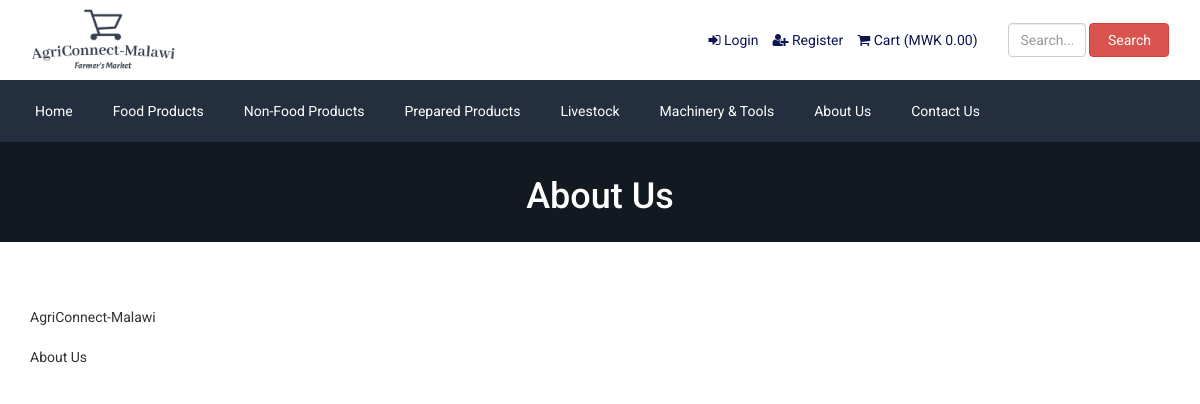
Page /about.php (signed in) on the committed database.
### tables this page shows
CREATE TABLE IF NOT EXISTS `tbl_top_category` (
  `tcat_id` int NOT NULL AUTO_INCREMENT,
  `tcat_name` varchar(255) NOT NULL,
  `show_on_menu` int NOT NULL,
  PRIMARY KEY (`tcat_id`)
);

CREATE TABLE IF NOT EXISTS `tbl_page` (
  `id` int NOT NULL AUTO_INCREMENT,
  `about_title` varchar(255) NOT NULL,
  `about_content` text NOT NULL,
  `about_banner` varchar(255) NOT NULL,
  `about_meta_title` varchar(255) NOT NULL,
  `about_meta_keyword` text NOT NULL,
  `about_meta_description` text NOT NULL,
  `faq_title` varchar(255) NOT NULL,
  `faq_banner` varchar(255) NOT NULL,
  `faq_meta_title` varchar(255) NOT NULL,
  `faq_meta_keyword` text NOT NULL,
  `faq_meta_description` text NOT NULL,
  `blog_title` varchar(255) NOT NULL,
  `blog_banner` varchar(255) NOT NULL,
  `blog_meta_title` varchar(255) NOT NULL,
  `blog_meta_keyword` text NOT NULL,
  `blog_meta_description` text NOT NULL,
  `contact_title` varchar(255) NOT NULL,
  `contact_banner` varchar(255) NOT NULL,
  `contact_meta_title` varchar(255) NOT NULL,
  `contact_meta_keyword` text NOT NULL,
  `contact_meta_description` text NOT NULL,
  `pgallery_title` varchar(255) NOT NULL,
  `pgallery_banner` varchar(255) NOT NULL,
  `pgallery_meta_title` varchar(255) NOT NULL,
  `pgallery_meta_keyword` text NOT NULL,
  `pgallery_meta_description` text NOT NULL,
  `vgallery_title` varchar(255) NOT NULL,
  `vgallery_banner` varchar(255) NOT NULL,
  `vgallery_meta_title` varchar(255) NOT NULL,
  `vgallery_meta_keyword` text NOT NULL,
  `vgallery_meta_description` text NOT NULL,
  PRIMARY KEY (`id`)
);

### about.php (the view)
<?php require_once('header.php'); ?>
<?php
$statement = $pdo->prepare("SELECT * FROM tbl_page WHERE id=1");
$statement->execute();
$result = $statement->fetchAll(PDO::FETCH_ASSOC);
foreach ($result as $row) {
   $about_title = $row['about_title'];
    $about_content = $row['about_content'];
    $about_banner = $row['about_banner'];
}
?>
<div class="page-banner" style="background-image: url(assets/uploads/<?php echo $about_banner; ?>);">
    <div class="inner">
        <h1><?php echo $about_title; ?></h1>
    </div>
</div>
<div class="page">
    <div class="container">
        <div class="row">
            <div class="col-md-12">
                <p>
                    <?php echo $about_content; ?>
                </p>
            </div>
        </div>
    </div>
</div>

### header.php (shortened to what this page needs)
<?php
include("admin/inc/config.php");
?>
<!DOCTYPE html>
<html lang="en">
<head>
	<link rel="stylesheet" href="assets/css/bootstrap.min.css">
	<link rel="stylesheet" href="assets/css/font-awesome.min.css">
	<link rel="stylesheet" href="assets/css/owl.carousel.min.css">
	<link rel="stylesheet" href="assets/css/owl.theme.default.min.css">
	<link rel="stylesheet" href="assets/css/jquery.bxslider.min.css">
    <link rel="stylesheet" href="assets/css/magnific-popup.css">
    <link rel="stylesheet" href="assets/css/rating.css">
	<link rel="stylesheet" href="assets/css/spacing.css">
	<link rel="stylesheet" href="assets/css/bootstrap-touch-slider.css">
	<link rel="stylesheet" href="assets/css/animate.min.css">
	<link rel="stylesheet" href="assets/css/tree-menu.css">
	<link rel="stylesheet" href="assets/css/select2.min.css">
	<link rel="stylesheet" href="assets/css/main.css">
	<link rel="stylesheet" href="assets/css/responsive.css">
	<?php
	$statement = $pdo->prepare("SELECT * FROM tbl_page WHERE id=1");
	$statement->execute();
	$result = $statement->fetchAll(PDO::FETCH_ASSOC);
		?>
</head>
<body>
<div class="header">
	<div class="container">
		<div class="row inner">
			<div class="col-md-4 logo">
				<a href="index.php"><img src="assets/img/logo6.jpeg" alt="logo image"></a>
			</div>
			<div class="col-md-6 right">
				<ul>
					<?php
					if(isset($_SESSION['customer'])) {
						?>
						<li><i class="fa fa-user"></i> <?php echo LANG_VALUE_13; ?> <?php echo $_SESSION['customer']['cust_name']; ?></li>
						<li><a href="logout.php"><i class="fa fa-sign-out"></i> <?php echo "Logout" ?></a></li>
						<li><a href="dashboard.php"><i class="fa fa-user" aria-hidden="true"></i> <?php echo "Profile"; ?></a></li>
						<?php
					} else {
						?>
						<li><a href="login.php"><i class="fa fa-sign-in"></i> <?php echo LANG_VALUE_9; ?></a></li>
						<li><a href="registration.php"><i class="fa fa-user-plus"></i> <?php echo LANG_VALUE_15; ?></a></li>
						<?php
					}
					?>
					<li><a href="cart.php"><i class="fa fa-shopping-cart"></i> <?php echo LANG_VALUE_18; ?> (<?php echo "MWK "; ?><?php
					if(isset($_SESSION['cart_p_id'])) {
						$table_total_price = 0;
						$i=0;
	                    foreach($_SESSION['cart_p_qty'] as $key => $value)
	                    {
	                        $i++;
	                        $arr_cart_p_qty[$i] = $value;
	                    }                    $i=0;
	                    foreach($_SESSION['cart_p_current_price'] as $key => $value)
	                    {
	                        $i++;
	                        $arr_cart_p_current_price[$i] = $value;
	                    }
	                    for($i=1;$i<=count($arr_cart_p_qty);$i++) {
	                    	$row_total_price = $arr_cart_p_current_price[$i]*$arr_cart_p_qty[$i];
	                        $table_total_price = $table_total_price + $row_total_price;
	                    }
						echo $table_total_price;
					} else {
						echo '0.00';
					}
					?>)</a></li>
				</ul>
			</div>
			<div class="col-md-4 search-area">
				<form class="navbar-form navbar-left" role="search" action="search-result.php" method="get">
					<div class="form-group">
						<input type="text" class="form-control search-top" placeholder="<?php echo "Search..."; ?>" name="search_text">
					</div>
					<button type="submit" class="btn btn-danger"><?php echo LANG_VALUE_3; ?></button>
				</form>
			</div>
		</div>
	</div>
</div>
<div class="nav">
	<div class="container">
		<div class="row">
			<div class="col-md-12 pl_0 pr_0">
				<div class="menu-container">
					<div class="menu">
						<ul>
							<li><a href="index.php">Home</a></li>
							<?php
							$statement = $pdo->prepare("SELECT * FROM tbl_top_category WHERE show_on_menu=1");
							$statement->execute();
							$result = $statement->fetchAll(PDO::FETCH_ASSOC);
							foreach ($result as $row) {
								?>
								<li><a href="product-category.php?id=<?php echo $row['tcat_id']; ?>&type=top-category"><?php echo $row['tcat_name']; ?></a>
								</li>
								<?php
							}
							?>
							<?php
							$statement = $pdo->prepare("SELECT * FROM tbl_page WHERE id=1");
							$statement->execute();
							$result = $statement->fetchAll(PDO::FETCH_ASSOC);
							foreach ($result as $row) {
								$about_title = $row['about_title'];
								$contact_title = $row['contact_title'];
							}
							?>
							<li><a href="about.php"><?php echo $about_title; ?></a></li>
							<li><a href="contact.php"><?php echo $contact_title; ?></a></li>
						</ul>
					</div>
				</div>
			</div>
		</div>
	</div>
</div>

### assets/css/main.css (style rules this page uses)
* { margin: 0; padding: 0; }
body { font-family: "Roboto", sans-serif; font-size: 14px; }
h1, h2, h3, h4, h5, h6 { font-family: "Roboto", sans-serif; }
a { text-decoration: none; }
.header { width: 100%; height: auto; background: #fff; }
.header .inner { height: auto; display: table; }
.header .logo { float: none; display: table-cell; vertical-align: middle; }
.header .logo img { max-width: 100%; height: 80px; }
.header .navbar-form .form-control { width: 300px; }
.header .search-area { float: none; display: table-cell; vertical-align: middle; }
.header .search-area .form-group { width: calc(100% - 84px); }
.header .search-area button { width: 80px; }
.header .search-area form { width: 100%; }
.header .right { float: none; display: table-cell; vertical-align: middle; padding-right: 0; }
.header .right ul { float: right; margin-bottom: 0; }
.header .right ul li { list-style-type: none; float: left; margin-left: 14px; color: #0d1452; }
.header .right ul li a { color: #0d1452; }
.header .navbar-form .search-top { width: 100%; }
.nav { background: #232f3e; }
.menu-container { width: 100%; margin: 0 auto; background: #232f3e; }
.menu > ul { margin: 0 auto; width: 100%; list-style: none; padding: 0; position: relative; box-sizing: border-box; }
.menu > ul:before, .menu > ul:after { content: ""; display: table; }
.menu > ul:after { clear: both; }
.menu > ul > li { float: left; padding: 0; margin: 0; }
.menu > ul > li a { text-decoration: none; padding: 1.5em 20px; display: block; color: #fff; }
.page-banner { width: 100%; height: auto; background-repeat: no-repeat; background-position: center center; -webkit-background-size: cover; background-size: cover; position: relative; padding-top: 15px; padding-bottom: 15px; overflow: hidden; }
.page-banner h1 { color: #fff; text-align: center; z-index: 999; position: relative; }
.page { width: 100%; height: auto; padding-top: 50px; padding-bottom: 50px; }

### assets/css/responsive.css (style rules this page uses)
@media only screen and (min-width: 992px) { .header .inner { width: 100%; } }
@media only screen and (min-width: 992px) { .header .search-area { padding-right: 0; } }
@media only screen and (min-width: 992px) { .header .search-area form { padding-right: 0; } }
@media only screen and (min-width: 992px) { .header .container { padding-right: 0; } }

### rows in the picture
tbl_top_category: tcat_name "Food Products"
tbl_top_category: tcat_name "Non-Food Products"
tbl_top_category: tcat_name "Prepared Products"
tbl_top_category: tcat_name "Livestock"
tbl_top_category: tcat_name "Machinery & Tools"
tbl_page: about_title "About Us", contact_title "Contact Us", about_banner (picture), about_content "AgriConnect-Malawi About Us"

### other values in the picture
LANG_VALUE_9 "Login"
LANG_VALUE_15 "Register"
LANG_VALUE_18 "Cart"
LANG_VALUE_3 "Search"
